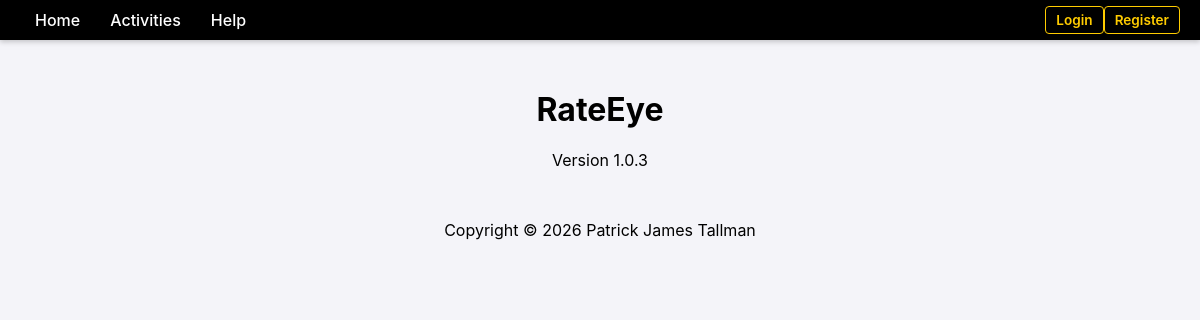
Before: /about with the older database file.
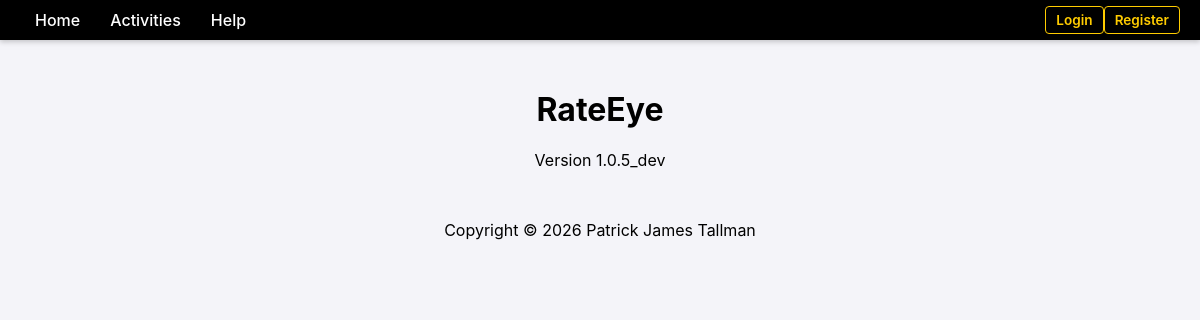
After: the same page with the newer database file.
### database.py (models this page shows)
class SystemSetting(Base):
    __tablename__ = "system_settings"
    name = Column(String, primary_key=True, index=True)
    value = Column(String)

### main.py (the view)
@app.get("/about", response_class=HTMLResponse, tags=[PageType.INFO])
async def about_page(
    request: Request,
    accept_language: str = Header(None),
    db: Session = Depends(get_db),
    user: Optional[User] = Depends(get_current_user)
):
    t = get_text(accept_language)
    version = get_system_setting(db, "version", "Unknown")
    return templates.TemplateResponse(request, "about.html", {"t": t, "version": version, "user": user})

### templates/about.html (shortened to what this page needs)
{% extends "base.html" %}
{% block content %}
<div style="text-align: center; margin-top: 50px;">
    <h1>RateEye</h1>
    <p>{{ t.label_version }} {{ version }}</p>
    <div style="margin-top: 50px;">
        <p>{{ t.label_copyright }} &copy; 2026 Patrick James Tallman</p>
    </div>
</div>
{% endblock %}

Changed rows visible on the page:
changed SystemSetting "Version": value "1.0.3" → "1.0.5_dev"
